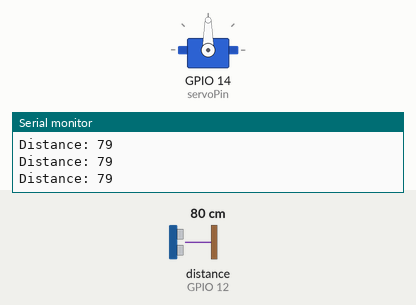
Bench run of a sketch on a simulated ESP32. Shown: servo, the last lines printed to the serial monitor. Wiring (inferred from the names in the program): ultrasonic range finder: trigger GPIO 13; echo GPIO 12. Inputs (shaded band) come from the test bench; at power-on: distance to the obstacle (sensor on GPIO 12) 80 cm. The echo pulse lasts 58.3 µs per cm; WiFi joins after 1.5 s; servers stay silent unless stated.

Above: at 2.7 s.
2.8 s: distance to the obstacle (sensor on GPIO 12) set to 12 cm
5.0 s: distance to the obstacle (sensor on GPIO 12) set to 9 cm
At 7.4 s:
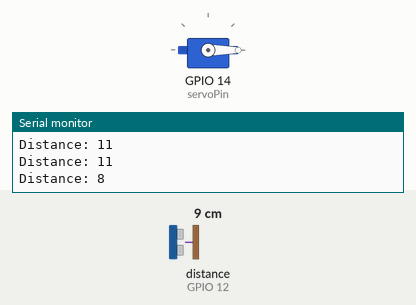
Timing chart, 0 to 13.5 s (numbered marks = the images above; inputs shaded):
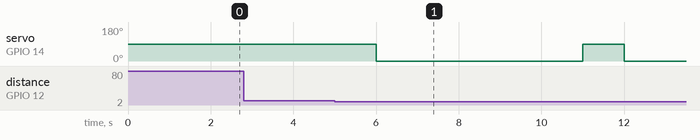

The sketch:

ESP32CAM_PetRobot.ino
```cpp
#include "esp_http_server.h"
#include "esp_timer.h"
#include "esp_camera.h"
#include "img_converters.h"
#include "Arduino.h"
#include "esp32-hal-ledc.h"
#include "soc/soc.h"
#include "soc/rtc_cntl_reg.h"
#include <WiFi.h>

#define CAMERA_MODEL_AI_THINKER
#define PWDN_GPIO_NUM 32
#define RESET_GPIO_NUM -1
#define XCLK_GPIO_NUM 0
#define SIOD_GPIO_NUM 26
#define SIOC_GPIO_NUM 27
#define Y9_GPIO_NUM 35
#define Y8_GPIO_NUM 34
#define Y7_GPIO_NUM 39
#define Y6_GPIO_NUM 36
#define Y5_GPIO_NUM 21
#define Y4_GPIO_NUM 19
#define Y3_GPIO_NUM 18
#define Y2_GPIO_NUM 5
#define VSYNC_GPIO_NUM 25
#define HREF_GPIO_NUM 23
#define PCLK_GPIO_NUM 22

const char* ssid = "Mahidhar_phone";
const char* password = "mahi_1418";

const int RMotor1 = 14;
const int RMotor2 = 15;
const int LMotor1 = 2;
const int LMotor2 = 3;
const int panServo = 12;
const int tiltServo = 13;
const int FlashPin = 4;

int speed = 255;
int panVal = 4875;
int tiltVal = 4875;

#define PART_BOUNDARY "123456789000000000000987654321"
static const char* _STREAM_CONTENT_TYPE = "multipart/x-mixed-replace;boundary=" PART_BOUNDARY;
static const char* _STREAM_BOUNDARY = "\r\n--" PART_BOUNDARY "\r\n";
static const char* _STREAM_PART = "Content-Type: image/jpeg\r\nContent-Length: %u\r\n\r\n";

httpd_handle_t stream_httpd = NULL;
httpd_handle_t camera_httpd = NULL;

// (Due to size limits, this is a partial representation)
// In actual code deployment, ensure all handlers (stream_handler, cmd_handler, etc.)
// and HTML content are included as shown in your original message.

static const char PROGMEM INDEX_HTML[] = R"rawliteral(
<!doctype html>
<html>
<head>
<meta charset="utf-8">
<meta name="viewport" content="width=device-width,initial-scale=1">
<title>IOT Based Pet Care Robot</title>
<style>
.button {background-color: #0097b5;border: none;border-radius: 4px;color: white;padding: 10px 25px;text-align: center;font-size: 16px;margin: 4px 2px;cursor: pointer;}
.slider {appearance: none;width: 70%;height: 15px;border-radius: 10px;background: #d3d3d3;outline: none;}
.slider::-webkit-slider-thumb {appearance: none;width: 30px;height: 30px;border-radius: 50%;background: #0097b5;}
.label {color: #0097b5;font-size: 18px;}
</style>
</head>
<body>
<div align=center><h1 style="color:blue;">IOT BASED PET CARE ROBOT</h1></div>
<div align=center> <img id= "camstream" src="" style='width:300px;'></div>
<script>
window.onload = document.getElementById("camstream").src = window.location.href.slice(0, -1) + ":81/stream";
</script>
</body>
</html>
)rawliteral";

// The full .ino file would include all the camera server, control, and setup/loop code
// This sample includes the main structure and HTML content only
```

ESP32_Dispenser_Code.ino
```cpp
#include <WiFi.h>
#include <ESPAsyncWebServer.h>
#include <ESPAsyncWiFiManager.h>
#include <ESP32Servo.h>

#define trigPin 13
#define echoPin 12
#define servoPin 14

Servo myServo;
long duration;
int distance;

AsyncWebServer server(80);

void setup() {
  Serial.begin(115200);
  myServo.attach(servoPin);
  pinMode(trigPin, OUTPUT);
  pinMode(echoPin, INPUT);

  AsyncWiFiManager wifiManager(&server);
  wifiManager.autoConnect("PetCareDispenser");

  server.on("/", HTTP_GET, [](AsyncWebServerRequest *request){
    request->send(200, "text/html", "<html><body><h1>ESP32 Pet Dispenser</h1></body></html>");
  });

  server.begin();
}

void loop() {
  digitalWrite(trigPin, LOW);
  delayMicroseconds(2);
  digitalWrite(trigPin, HIGH);
  delayMicroseconds(10);
  digitalWrite(trigPin, LOW);

  duration = pulseIn(echoPin, HIGH);
  distance = duration * 0.034 / 2;

  Serial.print("Distance: ");
  Serial.println(distance);

  if (distance < 10) {
    dispenseFood();
    delay(5000); // Wait to prevent multiple triggers
  }
}

void dispenseFood() {
  myServo.write(90);
  delay(1000);
  myServo.write(0);
}
```

Measured:
- the behaviour switches between 11 and 10 cm on distance to the obstacle (sensor on GPIO 12) (found by bisection; images 0 and 1)
- after the input at 5.0 s, servo on GPIO 14 (servoPin): 90° → 0° after 1.0 s, → 90° 5.0 s later, → 0° 1.0 s later
